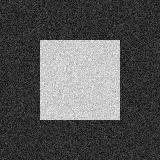
#> input picture datasets/sintetics/test/images/box.jpg, 160 x 160 px
$ python -i structure_tensor_orientation.py   (imports and definitions only)
#> lines starting #> are read from the running program, lines starting #| are printed output that depends on the picture
#> further down, picture is the input picture: shape (160, 160); min 0, max 255, mean 85.5
### src/classical_detectors.py
from __future__ import annotations
import numpy as np
from scipy import ndimage as ndi
from skimage import color, feature, filters

EPS=1e-12

def gray01(img):
    x=np.asarray(img)
    if x.ndim==3:
        x=color.rgb2gray(x[...,:3])
    x=x.astype(float)
    if x.max()>1:
        x/=255.0
    return np.clip(x,0,1)

# [52 lines left out: functions robust01, detector_score, canny_binary, canny_persistence, not called in this run]

### src/structure_tensor_orientation.py
from __future__ import annotations

"""Fixed structure-tensor orientation evidence for Stage 16z.

The construction follows the scalar second-moment matrix described by Bigun,
Granlund and Wiklund (TPAMI 1991) and the noise/integration-scale formulation
made explicit by Weickert (Image and Vision Computing 1999).  Stage 16z uses
only the tensor analysis; it does not run coherence-enhancing diffusion.
"""

import numpy as np
from scipy import ndimage as ndi

from src.classical_detectors import gray01


NOISE_SIGMA = 0.5
INTEGRATION_SIGMA = 4.0


def structure_tensor_orientation_evidence(
    image: np.ndarray,
    *,
    noise_sigma: float = NOISE_SIGMA,
    integration_sigma: float = INTEGRATION_SIGMA,
) -> np.ndarray:
    """Return ``lambda_max - lambda_min`` of the scalar structure tensor.

    The eigenvalue difference is zero in a perfectly flat or locally isotropic
    neighborhood and positive when one gradient orientation dominates.  Unlike
    normalized coherence, it also tends continuously to zero with contrast,
    avoiding an unstable unit response in nearly flat regions.
    """
    gray = gray01(image).astype(np.float64, copy=False)
    gx = ndi.gaussian_filter(
        gray, sigma=float(noise_sigma), order=(0, 1), mode="reflect"
    )
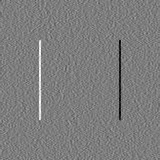
#> gx: shape (160, 160) float64; min -0.328, max 0.338, mean -1.64e-05; drawn with min black and max white
    gy = ndi.gaussian_filter(
        gray, sigma=float(noise_sigma), order=(1, 0), mode="reflect"
    )
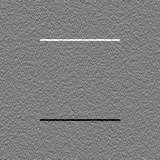
#> gy: shape (160, 160) float64; min -0.321, max 0.322, mean 6.76e-06; drawn with min black and max white
    rho = float(integration_sigma)
    jxx = ndi.gaussian_filter(gx * gx, sigma=rho, mode="reflect")
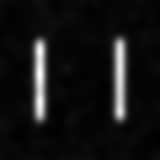
#> jxx: shape (160, 160) float64; min 0.000359, max 0.0164, mean 0.00165; drawn with min black and max white
    jyy = ndi.gaussian_filter(gy * gy, sigma=rho, mode="reflect")
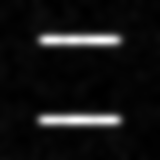
#> jyy: shape (160, 160) float64; min 0.000469, max 0.0155, mean 0.00165; drawn with min black and max white
    jxy = ndi.gaussian_filter(gx * gy, sigma=rho, mode="reflect")
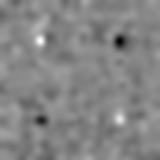
#> jxy: shape (160, 160) float64; min -0.000939, max 0.000865, mean 2.19e-06; drawn with min black and max white
    evidence = np.sqrt(np.maximum((jxx - jyy) ** 2 + 4.0 * jxy * jxy, 0.0))
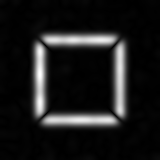
#> evidence: shape (160, 160) float64; min 6.2e-07, max 0.0158, mean 0.00169; drawn with min black and max white
    return np.clip(np.nan_to_num(evidence), 0.0, 1.0).astype(np.float32)


def synthetic_contract() -> dict[str, float | bool]:
    """Deterministic edge-versus-isotropic-texture contract."""
    step = np.zeros((64, 64), dtype=np.float32)
    step[:, 32:] = 1.0
    yy, xx = np.indices(step.shape)
    checker = ((yy // 2 + xx // 2) % 2).astype(np.float32)

    first = structure_tensor_orientation_evidence(step)
    second = structure_tensor_orientation_evidence(step)
    isotropic = structure_tensor_orientation_evidence(checker)
    repeat_delta = float(np.max(np.abs(first - second)))
    step_band = float(np.mean(first[:, 27:38]))
    remote = float(np.mean(np.concatenate([first[:, :12], first[:, -12:]], axis=1)))
    checker_mean = float(np.mean(isotropic))
    return {
        "finite": bool(np.all(np.isfinite(first)) and np.all(np.isfinite(isotropic))),
        "bounded": bool(
            np.min(first) >= 0.0
            and np.max(first) <= 1.0
            and np.min(isotropic) >= 0.0
            and np.max(isotropic) <= 1.0
        ),
        "repeat_max_abs_delta": repeat_delta,
        "step_band_mean": step_band,
        "remote_band_mean": remote,
        "checkerboard_mean": checker_mean,
        "step_exceeds_remote": bool(step_band > remote),
        "step_exceeds_checkerboard": bool(step_band > checker_mean),
    }

>>> import cv2
>>> picture = cv2.imread('../datasets/sintetics/test/images/box.jpg', cv2.IMREAD_GRAYSCALE)
>>> result = structure_tensor_orientation_evidence(picture)

$ run again, on datasets/sintetics/test/images/circle.jpg
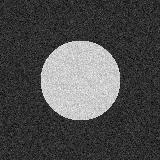
#> input picture datasets/sintetics/test/images/circle.jpg, 160 x 160 px
#> picture is the input picture: shape (160, 160); min 0, max 255, mean 77
#> in structure_tensor_orientation_evidence, `jxy = ndi.gaussian_filter(gx * gy, sigma=rho, mode="reflect")`:
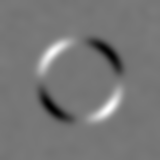
#> jxy: shape (160, 160) float64; min -0.00696, max 0.00792, mean -2.33e-06; drawn with min black and max white
#> in structure_tensor_orientation_evidence, `evidence = np.sqrt(np.maximum((jxx - jyy) ** 2 + 4.0 * jxy * jxy, 0.0))`:
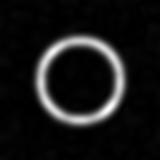
#> evidence: shape (160, 160) float64; min 9.19e-07, max 0.0159, mean 0.00143; drawn with min black and max white
